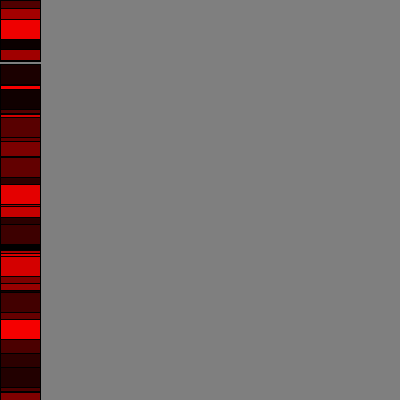
Frame 1 (no input)
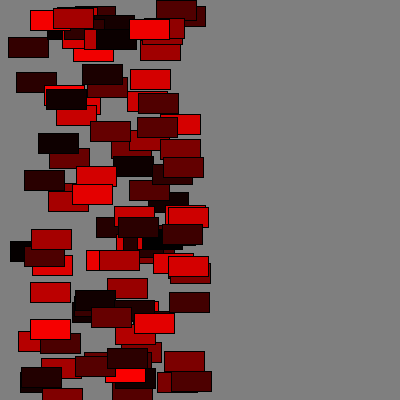
Frame 60 (the mouse pressed at the canvas centre just before this capture)
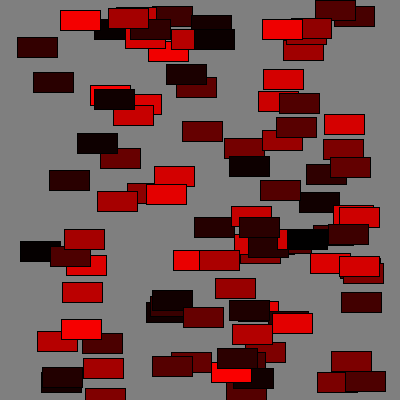
Frame 120 (the mouse held since frame 60 and released just before this capture)

The Processing sketch that drew these frames (run headless with seeded random() and noise(); from frame 60 on, the mouse is pressed at the canvas centre):

// Processing sketch: processing_93056
// ── processing_93056.pde

Voiture[] tableauDeVoitures;


void setup() {
  size(400,400);
  
  tableauDeVoitures = new Voiture[100];
 
 for ( int i =0 ; i < 100 ; i++ ) {
   tableauDeVoitures[i] = new Voiture( 0, random(0,height), color( random(0,255), 0, 0), random(0.1, 3) );
   
 }

  
}


void draw() {
  background(127);
  
 for ( int i =0 ; i < 100 ; i++ ) {
    tableauDeVoitures[i].dessiner();
 }
  
}


class Voiture {
  
  float x;
  float y;
  color c;
  float v;
  
  Voiture ( float _x, float _y, color _c, float _v) {
    x = _x;
    y = _y;
    c = _c;
    v = _v;
  }
  
  void dessiner() {
    
    fill(c);
    rect(x,y,40,20);
    
    x = x + v;
    
    if ( x > width ) {
      x = -40; 
    }
    
  }
  
  
  
}
